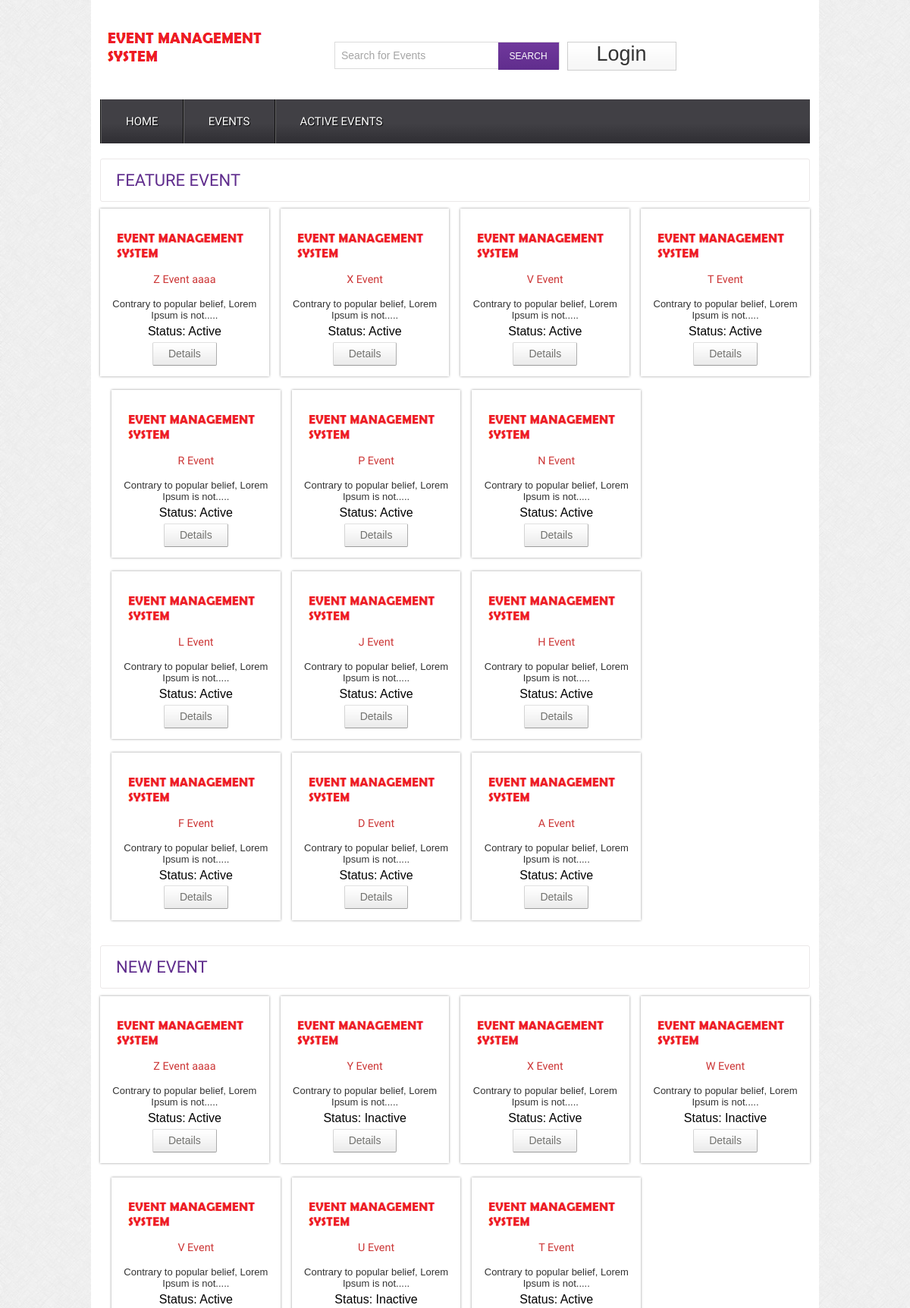
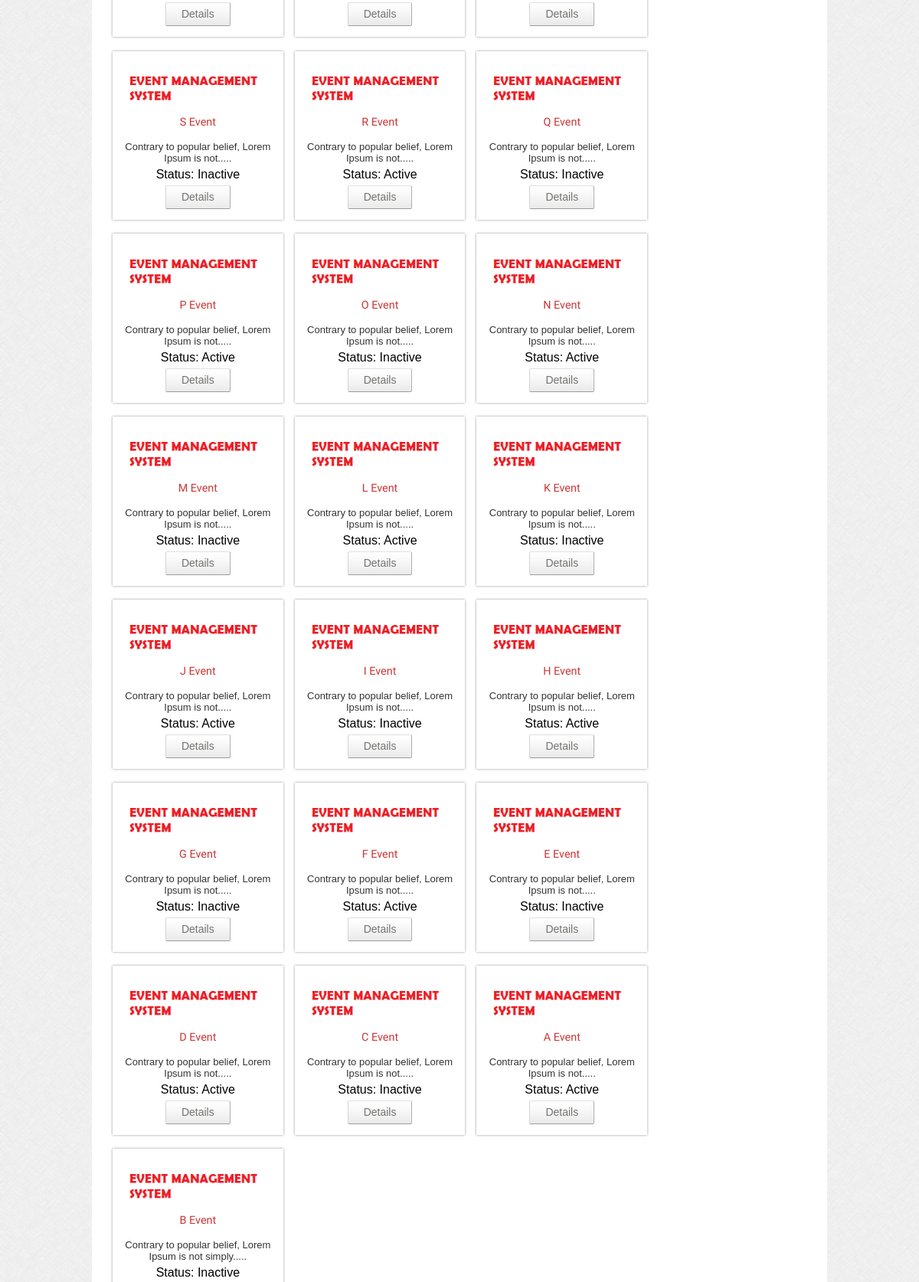
The page / (upper part) on the database its author committed (2 pictures, top to bottom).
### tables this page shows
CREATE TABLE IF NOT EXISTS `tbl_event` (
  `eventId` int NOT NULL AUTO_INCREMENT,
  `eventName` varchar(255) NOT NULL,
  `body` text NOT NULL,
  `image` varchar(255) NOT NULL,
  `address` text NOT NULL,
  `location` text NOT NULL,
  `date` date NOT NULL,
  `time` time NOT NULL,
  `type` tinyint NOT NULL,
  PRIMARY KEY (`eventId`)
);

### classes/Event.php (called while the page is built, shortened)
<?php
    $filepath = realpath(dirname(__FILE__));
    include_once ($filepath.'/../lib/Database.php');
    include_once ($filepath.'/../helpers/Format.php');
?>
<?php
    class Event{
        private $db;
        public function __construct() {
            $this->db = new Database();
        }
        public function getFeatureEvent(){
            $query  = "SELECT * FROM tbl_event WHERE type='0' ORDER BY eventId DESC LIMIT 26";
            $result = $this->db->select($query);
            return $result;
        }
        public function getNewEvent(){
            $query  = "SELECT * FROM tbl_event ORDER BY eventId DESC LIMIT 26";
            $result = $this->db->select($query);
            return $result;
        }
    }
?>

### lib/Database.php (called while the page is built, shortened)
<?php
Class Database{
 public $host   = DB_HOST;
 public $user   = DB_USER;
 public $pass   = DB_PASS;
 public $dbname = DB_NAME;
 public $link;
private function connectDB(){
 $this->link = new mysqli($this->host, $this->user, $this->pass,
  $this->dbname);
 }
public function select($query){
  $result = $this->link->query($query) or
   die($this->link->error.__LINE__);
  if($result->num_rows > 0){
    return $result;
  } else {
    return false;
  }
 }
}

### helpers/Format.php (called while the page is built, shortened)
<?php
class Format{
 public function textShorten($text, $limit = 400){
  $text = $text. " ";
  $text = substr($text, 0, $limit);
  $text = substr($text, 0, strrpos($text, ' '));
  $text = $text.".....";
  return $text;
 }
}
?>

### index.php (the view, shortened to what this page needs)
<?php include 'inc/header.php';?>
 <div class="main">
    <div class="content">
    	<div class="content_top">
    		<div class="heading">
    		<h3>Feature Event</h3>
    		</div>
    	</div>
	      <div class="section group">
			<?php
				$getFev = $ev->getFeatureEvent();
				if ($getFev) {
					while ($result = $getFev->fetch_assoc()) {
			?>
				<div class="grid_1_of_4 images_1_of_4">
					 <a href="details.php?eventid=<?php echo $result['eventId']; ?>"><img src="admin/<?php echo $result['image'];?>" alt="" /></a>
					 <h2><?php echo $result['eventName']; ?></h2>
					 <p><?php echo $fm->textShorten($result['body'], 60); ?></p>
					 <h4>Status: <?php if ($result['type'] == 0) {
								echo "Active";
							} else {
								echo "Inactive";
							} ?></h4>
				     <div class="button"><span><a href="details.php?eventid=<?php echo $result['eventId']; ?>" class="details">Details</a></span></div>
				</div>
				<?php } } ?>
			</div>
			<div class="content_bottom">
    		<div class="heading">
    		<h3>New Event</h3>
    		</div>
    	</div>
			<div class="section group">
			<?php
				$getNev = $ev->getNewEvent();
				if ($getNev) {
					while ($result = $getNev->fetch_assoc()) {
			?>
				<div class="grid_1_of_4 images_1_of_4">
					 <a href="details.php?eventid=<?php echo $result['eventId']; ?>"><img src="admin/<?php echo $result['image'];?>" alt="" /></a>
					 <h2><?php echo $result['eventName']; ?></h2>
					 <p><?php echo $fm->textShorten($result['body'], 60); ?></p>
					 <h4>Status: <?php if ($result['type'] == 0) {
								echo "Active";
							} else {
								echo "Inactive";
							} ?></h4>
				     <div class="button"><span><a href="details.php?eventid=<?php echo $result['eventId']; ?>" class="details">Details</a></span></div>
				</div>
				<?php } } ?>
			</div>
    </div>
 </div>
</div>
<?php include "inc/footer.php";?>

### css/style.css (style rules this page uses)
html,body,div,span,applet,object,iframe,h1,h2,h3,h4,h5,h6,p,blockquote,pre,a,abbr,acronym,address,big,cite,code,del,dfn,em,img,ins,kbd,q,s,samp,small,strike,strong,sub,sup,tt,var,b,u,i,dl,dt,dd,ol,nav ul,nav li,fieldset,form,label,legend,table,caption,tbody,tfoot,thead,tr,th,td,article,aside,canvas,details,embed,figure,figcaption,footer,header,hgroup,menu,nav,output,ruby,section,summary,time,mark,audio,video { margin:0;padding:0;border:0;font-size:100%;font:inherit;vertical-align:baseline; }
a { text-decoration:none; }
img { max-width:100%; }
body { font-family:Arial, Helvetica, sans-serif; background:url(../images/body_bg3.jpg); }
.section { clear: both; padding: 0px; margin: 0px; }
.group:before, .group:after { content:""; display:table; }
.group:after { clear:both; }
.group { zoom:1; }
.content { padding:20px 0; background:#FFF; }
.content h2 { font-size:23px; color:#6C6C6C; font-family: 'Monda', sans-serif; }
.content_top { padding:15px 20px; border:1px solid #EBE8E8; border-radius:3px; }
.content_bottom { padding:15px 20px; border:1px solid #EBE8E8; border-radius:3px; margin-top:2.6%; }
.heading { float:left; margin-right:10%; }
.heading h3 { font-family: 'Monda', sans-serif; font-size:22px; color:#602D8D; text-transform:uppercase; }
.grid_1_of_4 { display: block; float:left; margin: 1% 0 1% 1.6%; box-shadow: 0px 0px 3px rgb(150, 150, 150); }
.grid_1_of_4:first-child { margin-left: 0; }
.images_1_of_4 { width: 20.8%; padding:1.5%; text-align:center; position:relative; }
.images_1_of_4 img { max-width:100%; }
.images_1_of_4 h2 { color: #CC3636; font-family: 'Monda', sans-serif; font-size:0.9em; font-weight : normal; }
.images_1_of_4 p { font-size:0.8125em; padding:0.4em 0; color: #333; }
.images_1_of_4 .button { float: left; line-height: 1.9em; margin-top: 0.3em; width: 100%; }
.images_1_of_4 .button a { padding:7px 20px; font-size:0.8em; }
.images_1_of_4 .button a { font-family: "Trebuchet MS",Arial,Helvetica,sans-serif; font-size: 14px; line-height: 15px; text-transform: none; color: #737370; text-decoration: none!important; background: url(../images/button-bg.png) repeat-x 0 0 #E8E8E8; display: inline-block; border-left: 1px solid #D4D4D4!important; border-right: 1px solid #ADADAD!important; border-top: 1px solid #E0E0E0!important; border-bottom: 1px solid #9C9C9C!important; cursor: pointer!important; margin: 0 2px; border-radius: 2px; -moz-border-radius: 2px; -webkit-border-radius: 2px; -webkit-transition: all 0.5s ease; -moz-transition: all 0.5s ease; -o-transition: all 0.5s ease; transition: all 0.5s ease; }

### rows shown on the page
tbl_event: image (picture), eventName "Z Event aaaa", body "Contrary to popular belief, Lorem Ipsum is not.....", type "Active"
tbl_event: image (picture), eventName "X Event", body "Contrary to popular belief, Lorem Ipsum is not.....", type "Active"
tbl_event: image (picture), eventName "V Event", body "Contrary to popular belief, Lorem Ipsum is not.....", type "Active"
tbl_event: image (picture), eventName "T Event", body "Contrary to popular belief, Lorem Ipsum is not.....", type "Active"
tbl_event: image (picture), eventName "R Event", body "Contrary to popular belief, Lorem Ipsum is not.....", type "Active"
tbl_event: image (picture), eventName "P Event", body "Contrary to popular belief, Lorem Ipsum is not.....", type "Active"
tbl_event: image (picture), eventName "N Event", body "Contrary to popular belief, Lorem Ipsum is not.....", type "Active"
tbl_event: image (picture), eventName "L Event", body "Contrary to popular belief, Lorem Ipsum is not.....", type "Active"
tbl_event: image (picture), eventName "J Event", body "Contrary to popular belief, Lorem Ipsum is not.....", type "Active"
tbl_event: image (picture), eventName "H Event", body "Contrary to popular belief, Lorem Ipsum is not.....", type "Active"
tbl_event: image (picture), eventName "F Event", body "Contrary to popular belief, Lorem Ipsum is not.....", type "Active"
tbl_event: image (picture), eventName "D Event", body "Contrary to popular belief, Lorem Ipsum is not.....", type "Active"
tbl_event: image (picture), eventName "A Event", body "Contrary to popular belief, Lorem Ipsum is not.....", type "Active"
tbl_event: image (picture), eventName "Y Event", body "Contrary to popular belief, Lorem Ipsum is not.....", type "Inactive"
tbl_event: image (picture), eventName "W Event", body "Contrary to popular belief, Lorem Ipsum is not.....", type "Inactive"
tbl_event: image (picture), eventName "U Event", body "Contrary to popular belief, Lorem Ipsum is not.....", type "Inactive"
tbl_event: image (picture), eventName "S Event", body "Contrary to popular belief, Lorem Ipsum is not.....", type "Inactive"
tbl_event: image (picture), eventName "Q Event", body "Contrary to popular belief, Lorem Ipsum is not.....", type "Inactive"
tbl_event: image (picture), eventName "O Event", body "Contrary to popular belief, Lorem Ipsum is not.....", type "Inactive"
tbl_event: image (picture), eventName "M Event", body "Contrary to popular belief, Lorem Ipsum is not.....", type "Inactive"
tbl_event: image (picture), eventName "K Event", body "Contrary to popular belief, Lorem Ipsum is not.....", type "Inactive"
tbl_event: image (picture), eventName "I Event", body "Contrary to popular belief, Lorem Ipsum is not.....", type "Inactive"
tbl_event: image (picture), eventName "G Event", body "Contrary to popular belief, Lorem Ipsum is not.....", type "Inactive"
tbl_event: image (picture), eventName "E Event", body "Contrary to popular belief, Lorem Ipsum is not.....", type "Inactive"
tbl_event: image (picture), eventName "C Event", body "Contrary to popular belief, Lorem Ipsum is not.....", type "Inactive"
tbl_event: image (picture), eventName "B Event", body "Contrary to popular belief, Lorem Ipsum is not simply.....", type "Inactive"
